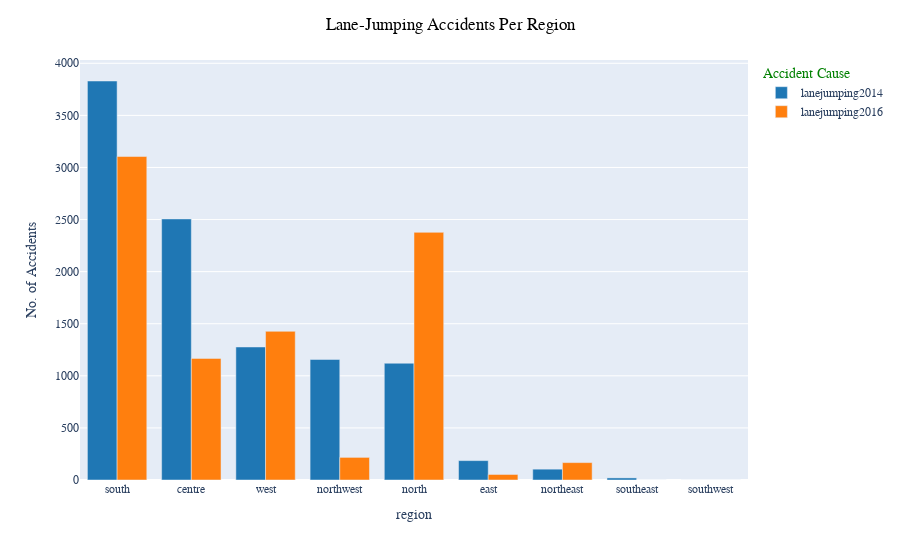

Notebook source saved alongside this figure:
### Markdown cell above
#### 4.1.4. Lane-jumping Accidents Per Region

### Code cell
fig_3 = px.bar(lanejump_region, y=["lanejumping2014","lanejumping2016"], barmode="group",
              labels={"value": "No. of Accidents", "variable": "Accident Cause"},
              color_discrete_sequence=px.colors.qualitative.D3)
fig_3.update_layout(title_text="Lane-Jumping Accidents Per Region", title_x=0.5,
                   font_family="Times New Roman", title_font_family="Times New Roman", 
                    title_font_color="black", legend_title_font_color="green")
fig_3.update_xaxes(title_font_family="Times New Roman")

### Figure 1 — Plotly figure (JSON) as saved in the notebook; plotly's stock layout.template omitted (floating-point values rounded to 4 significant figures)
{"data": [{"alignmentgroup": "True", "hovertemplate": "Accident Cause=lanejumping2014<br>region=%{x}<br>No. of Accidents=%{y}<extra></extra>", "legendgroup": "lanejumping2014", "marker": {"color": "#1F77B4", "pattern": {"shape": ""}}, "name": "lanejumping2014", "offsetgroup": "lanejumping2014", "orientation": "v", "showlegend": true, "textposition": "auto", "x": ["south", "centre", "west", "northwest", "north", "east", "northeast", "southeast", "southwest"], "xaxis": "x", "y": [3830, 2506, 1277, 1157, 1121, 186, 104, 20, 0], "yaxis": "y", "type": "bar"}, {"alignmentgroup": "True", "hovertemplate": "Accident Cause=lanejumping2016<br>region=%{x}<br>No. of Accidents=%{y}<extra></extra>", "legendgroup": "lanejumping2016", "marker": {"color": "#FF7F0E", "pattern": {"shape": ""}}, "name": "lanejumping2016", "offsetgroup": "lanejumping2016", "orientation": "v", "showlegend": true, "textposition": "auto", "x": ["south", "centre", "west", "northwest", "north", "east", "northeast", "southeast", "southwest"], "xaxis": "x", "y": [3105, 1167, 1427, 217, 2377, 53, 167, 0, 0], "yaxis": "y", "type": "bar"}], "layout": {"xaxis": {"anchor": "y", "domain": [0, 1], "title": {"text": "region", "font": {"family": "Times New Roman"}}, "type": "category", "range": [-0.5, 8.5], "autorange": true}, "yaxis": {"anchor": "x", "domain": [0, 1], "title": {"text": "No. of Accidents"}, "type": "linear", "range": [0, 4032.0], "autorange": true}, "legend": {"title": {"text": "Accident Cause", "font": {"color": "green"}}, "tracegroupgap": 0}, "margin": {"t": 60}, "barmode": "group", "title": {"font": {"family": "Times New Roman", "color": "black"}, "text": "Lane-Jumping Accidents Per Region", "x": 0.5}, "font": {"family": "Times New Roman"}, "autosize": true}}
